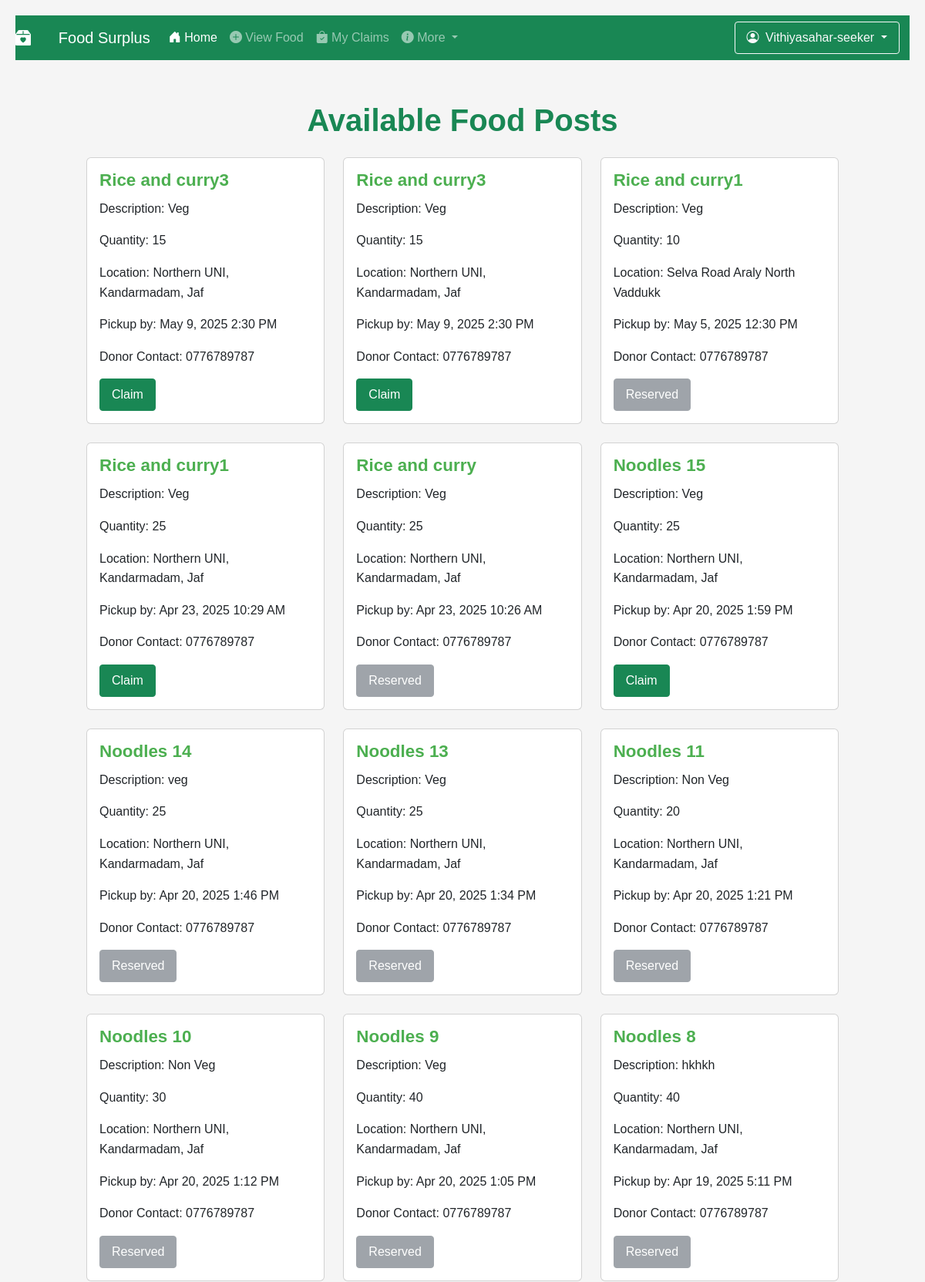
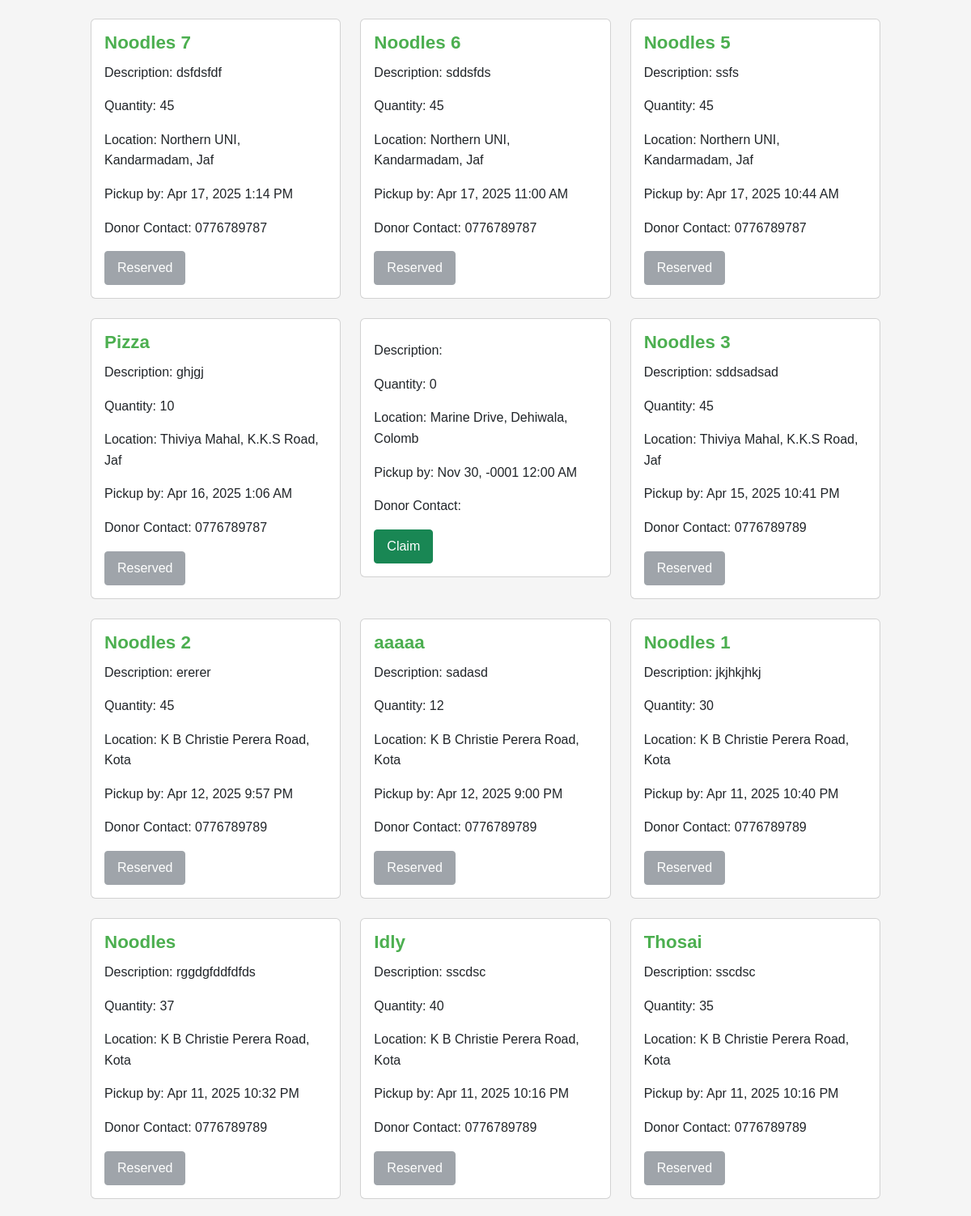
The page /View.php (signed in, upper part) on the database its author committed (2 pictures, top to bottom).
### tables this page shows
CREATE TABLE `postfood` (
  `food_id` int(11) NOT NULL,
  `food_name` varchar(30) NOT NULL,
  `Qty` int(11) NOT NULL,
  `Description` text NOT NULL,
  `location` varchar(30) NOT NULL,
  `pickuptime` datetime NOT NULL,
  `Contactinformation` varchar(30) NOT NULL,
  `status` varchar(50) NOT NULL,
  `latitude` decimal(10,8) DEFAULT NULL,
  `longitude` decimal(11,8) DEFAULT NULL
);

### View.php (the view, shortened to what this page needs)
<?php
include 'db.php';
$sql = "SELECT * FROM postfood ORDER BY food_id DESC";
$result = $conn->query($sql);
?>
<!DOCTYPE html>
<html lang="en">
<head>
    <link href="https://cdn.jsdelivr.net/npm/bootstrap@5.3.0/dist/css/bootstrap.min.css" rel="stylesheet">
    <link href="https://cdn.jsdelivr.net/npm/bootstrap-icons@1.10.5/font/bootstrap-icons.css" rel="stylesheet">
</head>
<body>
   <nav class="navbar navbar-expand-lg navbar-dark bg-success sticky-top">
  <a class="navbar-brand" href="index.php">
    <i class="bi bi-box2-heart-fill me-2"></i> &nbsp;  &nbsp; Food Surplus
  </a>
  <div class="collapse navbar-collapse" id="navbarSupportedContent">
    <ul class="navbar-nav me-auto mb-2 mb-lg-0">
      <li class="nav-item">
        <a class="nav-link active" aria-current="page" href="dashboard.php">
          <i class="bi bi-house-door-fill"></i> Home
        </a>
      </li>
      <li class="nav-item">
        <a class="nav-link" href="View.php">
          <i class="bi bi-plus-circle-fill"></i> View Food
        </a>
      </li>
      <li class="nav-item">
        <a class="nav-link" href="myclaims.php">
          <i class="bi bi-bag-check-fill"></i> My Claims
        </a>
      </li>
      <li class="nav-item dropdown">
        <a class="nav-link dropdown-toggle" href="#" id="navbarDropdown" role="button"
           data-bs-toggle="dropdown" aria-expanded="false">
          <i class="bi bi-info-circle-fill"></i> More
        </a>
      </li>
    </ul>
    <div class="d-flex">
      <div class="dropdown">
        <a class="btn btn-outline-light dropdown-toggle" href="#" role="button"
           id="userDropdown" data-bs-toggle="dropdown" aria-expanded="false">
          <i class="bi bi-person-circle me-1"></i> <?php echo $_SESSION['ReserverName']."-".$_SESSION['role']; ?>
        </a>
      </div>
    </div> &nbsp; &nbsp;
  </div>
</nav>
<div class="container py-4">
    <h1 class="text-center text-success mb-4">Available Food Posts</h1>
    <div class="row">
        <?php if ($result->num_rows > 0): ?>
            <?php while($row = $result->fetch_assoc()): ?>
                <div class="col-md-4 mb-4">
                    <div class="card">
                        <div class="card-body">
                            <h5 class="food-name"><?php echo htmlspecialchars($row['food_name']); ?></h5>
                            <p class="card-text">Description: <?php echo htmlspecialchars($row['Description']); ?></p>
                            <p class="card-text">Quantity: <?php echo htmlspecialchars($row['Qty']); ?></p>
                            <p class="card-text">Location: <?php echo htmlspecialchars($row['location']); ?></p>
                            <p class="card-text">Pickup by: <?php echo date('M j, Y g:i A', strtotime($row['pickuptime'])); ?></p>
                            <p class="card-text">Donor Contact: <?php echo htmlspecialchars($row['Contactinformation']); ?></p>
                            <?php if ($row['status'] !== 'Claimed'): ?>
                                <button
                                    class="btn btn-success claim-btn"
                                    data-bs-toggle="modal"
                                    data-bs-target="#claimModal"
                                    data-id="<?php echo $row['food_id']; ?>"
                                    data-name="<?php echo htmlspecialchars($row['food_name']); ?>"
                                    data-qty="<?php echo htmlspecialchars($row['Qty']); ?>"
                                    data-contact="<?php echo htmlspecialchars($row['Contactinformation']); ?>">
                                    Claim
                                </button>
                            <?php else: ?>
                                <button class="btn btn-secondary" disabled>Reserved</button>
                            <?php endif; ?>
                        </div>
                    </div>
                </div>
            <?php endwhile; ?>
        <?php else: ?>
            <div class="col-12 text-center">
                <p>No food posts available.</p>
            </div>
        <?php endif; ?>
    </div>
</div>
</body>
</html>

### View.php (style rules this page uses)
:root { --primary-color: #4CAF50; --secondary-color: #45a049; --light-gray: #f5f5f5; --medium-gray: #e0e0e0; --dark-gray: #757575; --white: #ffffff; }
body { font-family: 'Poppins', sans-serif; background-color: var(--light-gray); color: #333; line-height: 1.6; padding: 20px; }
.container { max-width: 1000px; margin: 30px auto; }
h1 { text-align: center; margin-bottom: 25px; color: var(--primary-color); font-weight: 600; }
.food-name { font-size: 1.4rem; font-weight: 600; color: var(--primary-color); margin-bottom: 10px; }
.btn { padding: 8px 15px; border-radius: 4px; text-decoration: none; font-weight: 500; transition: background-color 0.3s; }
.btn-secondary { background-color: var(--medium-gray); color: #333; }

### rows shown on the page
postfood: food_name "Rice and curry3", Description "Veg", Qty "15", location "Northern UNI, Kandarmadam, Jaf", pickuptime "May 9, 2025 2:30 PM", Contactinformation "0776789787"
postfood: food_name "Rice and curry3", Description "Veg", Qty "15", location "Northern UNI, Kandarmadam, Jaf", pickuptime "May 9, 2025 2:30 PM", Contactinformation "0776789787"
postfood: food_name "Rice and curry1", Description "Veg", Qty "10", location "Selva Road Araly North Vaddukk", pickuptime "May 5, 2025 12:30 PM", Contactinformation "0776789787", status "Reserved"
postfood: food_name "Rice and curry1", Description "Veg", Qty "25", location "Northern UNI, Kandarmadam, Jaf", pickuptime "Apr 23, 2025 10:29 AM", Contactinformation "0776789787"
postfood: food_name "Rice and curry", Description "Veg", Qty "25", location "Northern UNI, Kandarmadam, Jaf", pickuptime "Apr 23, 2025 10:26 AM", Contactinformation "0776789787", status "Reserved"
postfood: food_name "Noodles 15", Description "Veg", Qty "25", location "Northern UNI, Kandarmadam, Jaf", pickuptime "Apr 20, 2025 1:59 PM", Contactinformation "0776789787"
postfood: food_name "Noodles 14", Description "veg", Qty "25", location "Northern UNI, Kandarmadam, Jaf", pickuptime "Apr 20, 2025 1:46 PM", Contactinformation "0776789787", status "Reserved"
postfood: food_name "Noodles 13", Description "Veg", Qty "25", location "Northern UNI, Kandarmadam, Jaf", pickuptime "Apr 20, 2025 1:34 PM", Contactinformation "0776789787", status "Reserved"
postfood: food_name "Noodles 11", Description "Non Veg", Qty "20", location "Northern UNI, Kandarmadam, Jaf", pickuptime "Apr 20, 2025 1:21 PM", Contactinformation "0776789787", status "Reserved"
postfood: food_name "Noodles 10", Description "Non Veg", Qty "30", location "Northern UNI, Kandarmadam, Jaf", pickuptime "Apr 20, 2025 1:12 PM", Contactinformation "0776789787", status "Reserved"
postfood: food_name "Noodles 9", Description "Veg", Qty "40", location "Northern UNI, Kandarmadam, Jaf", pickuptime "Apr 20, 2025 1:05 PM", Contactinformation "0776789787", status "Reserved"
postfood: food_name "Noodles 8", Description "hkhkh", Qty "40", location "Northern UNI, Kandarmadam, Jaf", pickuptime "Apr 19, 2025 5:11 PM", Contactinformation "0776789787", status "Reserved"
postfood: food_name "Noodles 7", Description "dsfdsfdf", Qty "45", location "Northern UNI, Kandarmadam, Jaf", pickuptime "Apr 17, 2025 1:14 PM", Contactinformation "0776789787", status "Reserved"
postfood: food_name "Noodles 6", Description "sddsfds", Qty "45", location "Northern UNI, Kandarmadam, Jaf", pickuptime "Apr 17, 2025 11:00 AM", Contactinformation "0776789787", status "Reserved"
postfood: food_name "Noodles 5", Description "ssfs", Qty "45", location "Northern UNI, Kandarmadam, Jaf", pickuptime "Apr 17, 2025 10:44 AM", Contactinformation "0776789787", status "Reserved"
postfood: food_name "Pizza", Description "ghjgj", Qty "10", location "Thiviya Mahal, K.K.S Road, Jaf", pickuptime "Apr 16, 2025 1:06 AM", Contactinformation "0776789787", status "Reserved"
postfood: Qty "0", location "Marine Drive, Dehiwala, Colomb", pickuptime "Nov 30, -0001 12:00 AM"
postfood: food_name "Noodles 3", Description "sddsadsad", Qty "45", location "Thiviya Mahal, K.K.S Road, Jaf", pickuptime "Apr 15, 2025 10:41 PM", Contactinformation "0776789789", status "Reserved"
postfood: food_name "Noodles 2", Description "ererer", Qty "45", location "K B Christie Perera Road, Kota", pickuptime "Apr 12, 2025 9:57 PM", Contactinformation "0776789789", status "Reserved"
postfood: food_name "aaaaa", Description "sadasd", Qty "12", location "K B Christie Perera Road, Kota", pickuptime "Apr 12, 2025 9:00 PM", Contactinformation "0776789789", status "Reserved"
postfood: food_name "Noodles 1", Description "jkjhkjhkj", Qty "30", location "K B Christie Perera Road, Kota", pickuptime "Apr 11, 2025 10:40 PM", Contactinformation "0776789789", status "Reserved"
postfood: food_name "Noodles", Description "rggdgfddfdfds", Qty "37", location "K B Christie Perera Road, Kota", pickuptime "Apr 11, 2025 10:32 PM", Contactinformation "0776789789", status "Reserved"
postfood: food_name "Idly", Description "sscdsc", Qty "40", location "K B Christie Perera Road, Kota", pickuptime "Apr 11, 2025 10:16 PM", Contactinformation "0776789789", status "Reserved"
postfood: food_name "Thosai", Description "sscdsc", Qty "35", location "K B Christie Perera Road, Kota", pickuptime "Apr 11, 2025 10:16 PM", Contactinformation "0776789789", status "Reserved"

### other values the page prints
$_SESSION['ReserverName'] "Vithiyasahar"
$_SESSION['role'] "seeker"
